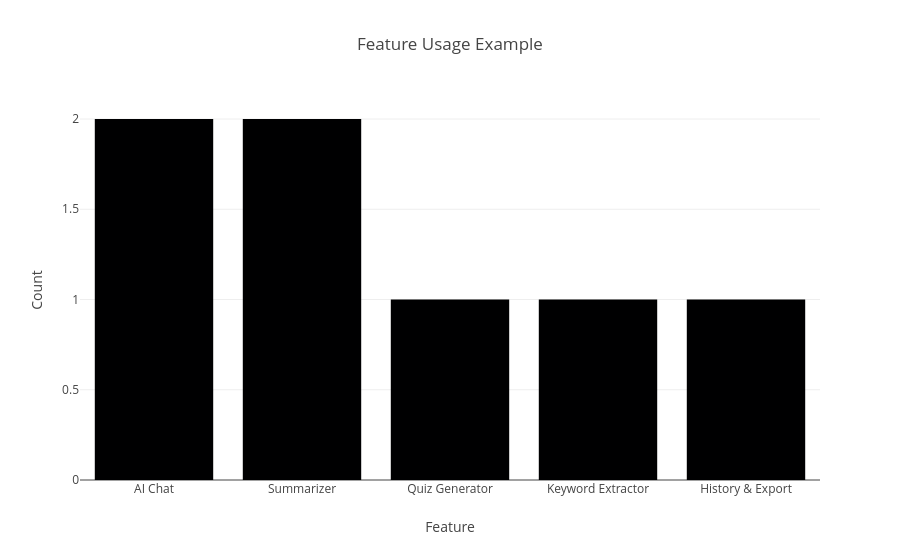

Notebook code cell kept with this figure:
### Code cell
# Plotly feature usage visualization example

fig = px.bar(feature_counts, x="Feature", y="Count", title="Feature Usage Example")
fig.show()

### Figure 1 — Plotly figure (JSON) as saved in the notebook; plotly's stock layout.template omitted (floating-point values rounded to 4 significant figures)
{"data": [{"hovertemplate": "Feature=%{x}<br>Count=%{y}<extra></extra>", "legendgroup": "", "marker": {"color": "#000001", "pattern": {"shape": ""}}, "name": "", "orientation": "v", "showlegend": false, "textposition": "auto", "type": "bar", "x": ["AI Chat", "Summarizer", "Quiz Generator", "Keyword Extractor", "History & Export"], "xaxis": "x", "y": [2, 2, 1, 1, 1], "yaxis": "y"}], "layout": {"barmode": "relative", "legend": {"tracegroupgap": 0}, "title": {"text": "Feature Usage Example"}, "xaxis": {"anchor": "y", "domain": [0, 1], "title": {"text": "Feature"}}, "yaxis": {"anchor": "x", "domain": [0, 1], "title": {"text": "Count"}}}}
